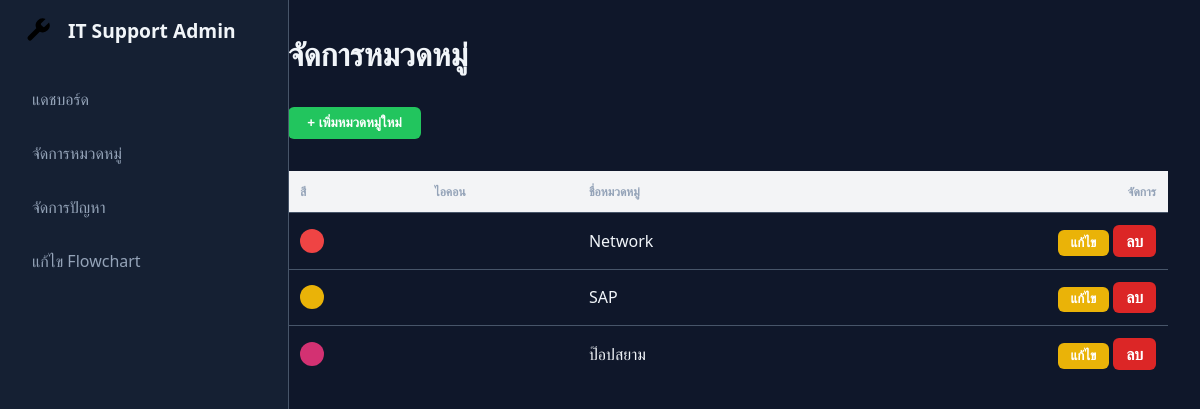
The page /admin/categories.php on the database as committed earlier.
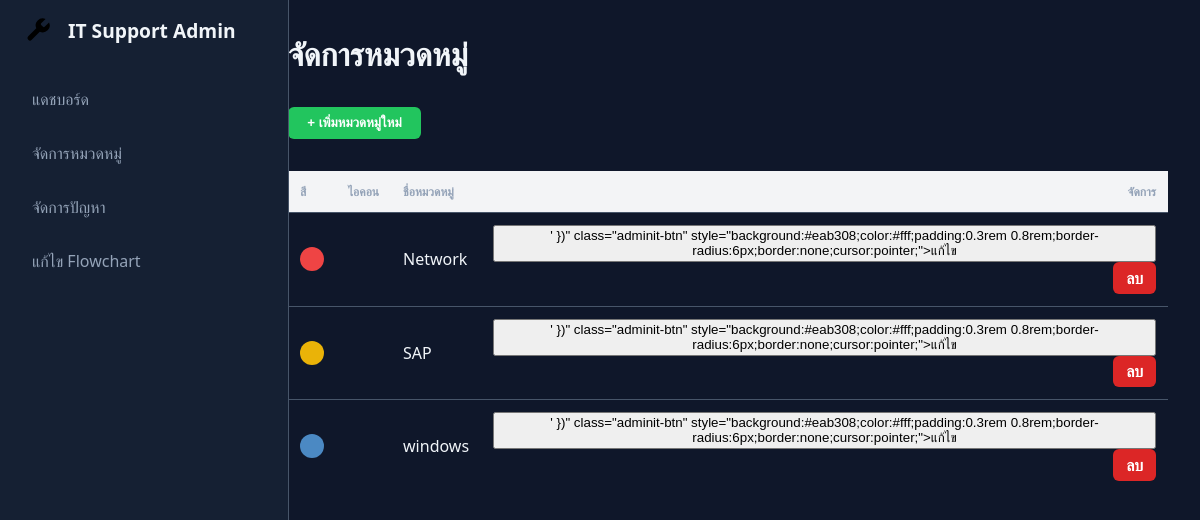
The same page on the database as committed later.
### tables this page shows
CREATE TABLE `title_it` (
  `id` int(11) NOT NULL,
  `title` varchar(255) NOT NULL,
  `icon` text DEFAULT NULL,
  `color` varchar(32) DEFAULT NULL
);

### admin/categories.php (the view, shortened to what this page needs)
<?php
require_once __DIR__ . '/../inc/db.php';
include_once __DIR__ . '/../inc/admin_header.php';
$titles = [];
$res = $db->query("SELECT id, title, color, icon FROM title_it ORDER BY id ASC");
while ($row = $res->fetch_assoc()) $titles[] = $row;
?>
<h1 style="margin-bottom:2rem;">จัดการหมวดหมู่</h1>
<div style="margin-bottom:2rem;">
    <button onclick="openCategoryModal('add')" class="adminit-btn" style="background:#22c55e;color:#fff;padding:0.5rem 1.2rem;border-radius:6px;border:none;cursor:pointer;">+ เพิ่มหมวดหมู่ใหม่</button>
</div>
<table style="width:100%;border-collapse:collapse;">
    <thead>
        <tr style="background:#f3f4f6;">
            <th style="padding:0.75rem;">สี</th>
            <th style="padding:0.75rem;">ไอคอน</th>
            <th style="padding:0.75rem;">ชื่อหมวดหมู่</th>
            <th style="padding:0.75rem;text-align:right;">จัดการ</th>
        </tr>
    </thead>
    <tbody>
        <?php foreach($titles as $cat): ?>
        <tr>
            <td style="padding:0.75rem;">
                <div style="width: 24px; height: 24px; border-radius: 50%; background-color: <?= htmlspecialchars($cat['color']) ?>;"></div>
            </td>
            <td style="padding:0.75rem;">
                <svg width="24" height="24"><use href="#icon-<?= htmlspecialchars($cat['icon']) ?>"></use></svg>
            </td>
            <td style="padding:0.75rem;"><?= htmlspecialchars($cat['title']) ?></td>
            <td style="padding:0.75rem;text-align:right;">
                <button onclick="openCategoryModal('edit', {
                    id: <?= $cat['id'] ?>,
                    name: '<?= addslashes($cat['title']) ?>',
                    color: '<?= $cat['color'] ?>',
                    icon: '<?= addslashes($cat['icon']) ?>'
                })" class="adminit-btn" style="background:#eab308;color:#fff;padding:0.3rem 0.8rem;border-radius:6px;border:none;cursor:pointer;">แก้ไข</button>
                <a href="delete_category.php?id=<?= $cat['id'] ?>" class="adminit-btn" style="background:#dc2626;color:#fff;padding:0.3rem 0.8rem;border-radius:6px;text-decoration:none;" onclick="return confirm('ลบหมวดหมู่นี้?');">ลบ</a>
            </td>
        </tr>
        <?php endforeach; ?>
    </tbody>
</table>
<?php include_once __DIR__ . '/../inc/footer.php'; ?>

Rows that differ between the two databases and show on the page:
removed title_it: title "ป๊อปสยาม", icon "category" (drawn)
changed title_it "Network": icon "แก้ไข" → "' })\" class=\"adminit-btn\" style=\"background:#eab308;color:#fff;padding:0.3rem 0.8rem;border-radius:6px;border:none;cursor:pointer;\">แก้ไข"
changed title_it "SAP": icon "แก้ไข" → "' })\" class=\"adminit-btn\" style=\"background:#eab308;color:#fff;padding:0.3rem 0.8rem;border-radius:6px;border:none;cursor:pointer;\">แก้ไข"
added title_it: title "windows"
